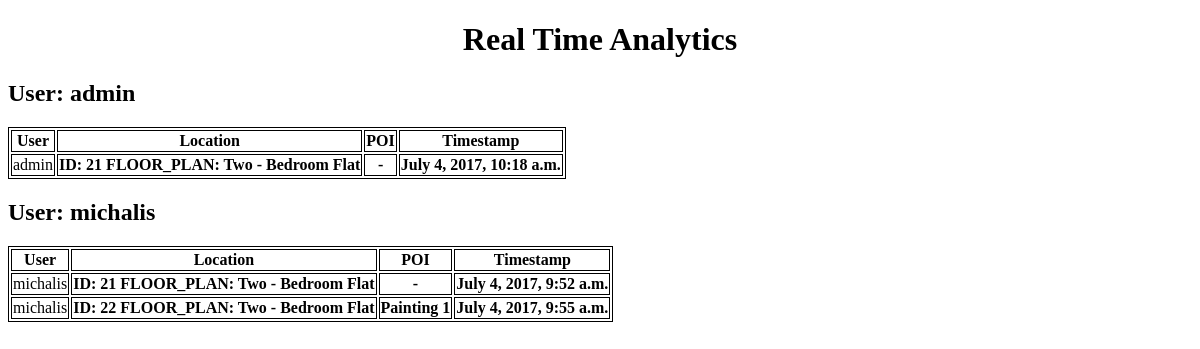
The app's page /, older data.
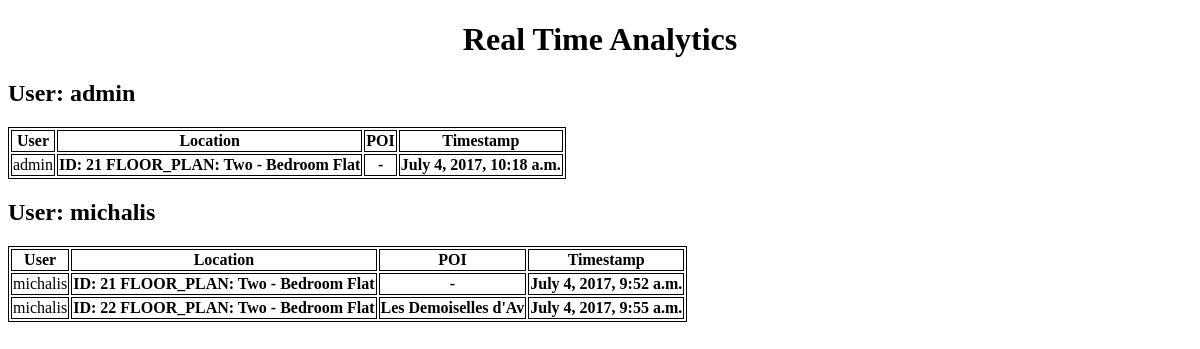
The same page, newer data.
### locator/models.py (models this page shows, shortened)
class UserLocation(models.Model):
    user = models.ForeignKey(settings.AUTH_USER_MODEL)
    location = models.ForeignKey(FingerPrintedLocation)
    modified = models.DateTimeField(auto_now=True, auto_now_add=False)
    timestamp = models.DateTimeField(auto_now=False, auto_now_add=True)

class FingerPrintedLocation(models.Model):
    floor_plan = models.ForeignKey('FloorPlan')
    related_poi = models.ForeignKey('PointOfInterest', blank=True, null=True)
    is_poi = models.BooleanField(default=False)
    x_coord = models.FloatField()
    y_coord = models.FloatField()
    def __str__(self):
        return  "ID: {} FLOOR_PLAN: {}".format(self.id, self.floor_plan.__str__())

class FloorPlan(models.Model):
    name = models.CharField(max_length=40)
    resource_name = models.CharField(max_length=20)
    def __str__(self):
        return self.name

class PointOfInterest(models.Model):
    name = models.CharField(max_length=60)
    image = models.ImageField(upload_to='pointOfInterest/', blank=True)
    creator = models.ForeignKey(Creator, null=True)
    def __str__(self):
        return self.name

### indoor_locator/urls.py (the view)
# urls.py: url(r'^$', HomePageView.as_view(template_name="index.html"), name="homepage"),
class HomePageView(TemplateView):
    def get_context_data(self, **kwargs):
        context = super(HomePageView, self).get_context_data(**kwargs)
        context['old_locations'] = UserLocation.objects.all()
        context['users'] = UserLocation.objects.values('user_id', 'user__username').distinct()
        return context

### templates/index.html (shortened to what this page needs)
{% load staticfiles %}
<!DOCTYPE html>
<html>
  <head>
    <link rel="stylesheet" href="{% static 'css/main.css' %}">
  </head>
  <body>
  <h1>Real Time Analytics</h1>
  {% for user in users %}
  <h2>User: {{user.user__username}}</h2>
  <table id="{{user.user_id}}">
    <thead>
      <tr>
        <th>User</th>
        <th>Location</th>
        <th>POI</th>
        <th>Timestamp</th>
      </tr>
    </thead>
    <tbody>
      {% for location in old_locations %}
        {% if location.user.id == user.user_id %}
        <tr>
          <td>{{location.user}}</td>
          <th>{{location.location}}</th>
          {% if location.location.is_poi %}
            <th>{{location.location.related_poi}}</th>
          {% else %}
            <th> - </th>
          {% endif %}
          <th>{{location.timestamp}}</th>
        </tr>
        {% endif %}
      {% endfor %}
    </tbody>
  </table>
  {% endfor %}
  </body>
</html>

### static/css/main.css (style rules this page uses)
h1 { text-align: center; }
table, th, td { border: 1px solid black; }

Row changes from the older to the newer data that the page shows:
changed through a linked row, UserLocation "ID: 22 FLOOR_PLAN: Two - Bedroom Flat": location.related_poi "Painting 1" → "Les Demoiselles d'Av"
